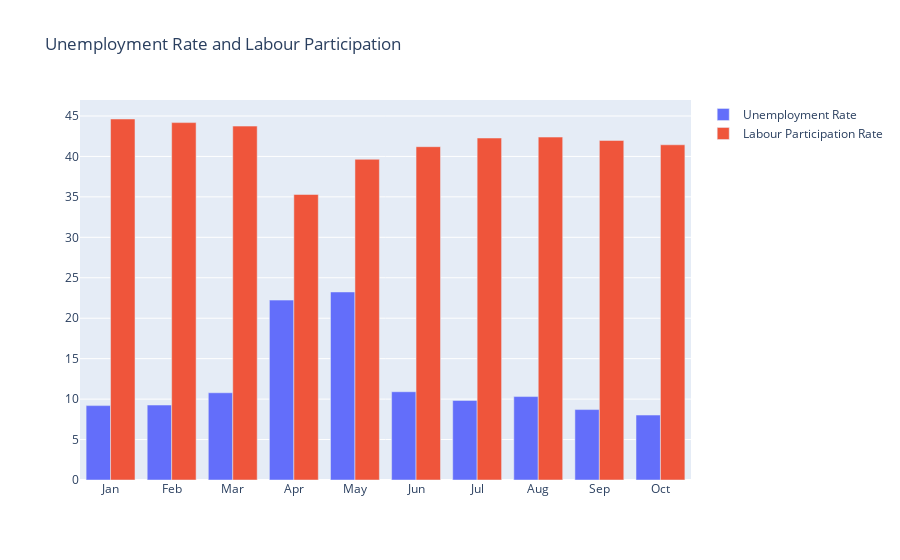

Notebook source saved alongside this figure:
### Code cell
fig.show()

### Figure 1 — Plotly figure (JSON) as saved in the notebook; plotly's stock layout.template omitted (floating-point values rounded to 4 significant figures)
{"data": [{"name": "Unemployment Rate", "type": "bar", "x": ["Apr", "Aug", "Feb", "Jan", "Jul", "Jun", "Mar", "May", "Oct", "Sep"], "y": [22.24, 10.31, 9.266, 9.197, 9.834, 10.91, 10.78, 23.24, 8.026, 8.706]}, {"name": "Labour Participation Rate", "type": "bar", "x": ["Apr", "Aug", "Feb", "Jan", "Jul", "Jun", "Mar", "May", "Oct", "Sep"], "y": [35.3, 42.39, 44.18, 44.63, 42.27, 41.2, 43.75, 39.65, 41.44, 41.97]}], "layout": {"autosize": true, "title": {"text": "Unemployment Rate and Labour Participation"}, "xaxis": {"autorange": true, "categoryarray": ["Jan", "Feb", "Mar", "Apr", "May", "Jun", "Jul", "Aug", "Sep", "Oct"], "categoryorder": "array", "range": [-0.5, 9.5], "type": "category"}, "yaxis": {"autorange": true, "range": [0, 46.98], "type": "linear"}}}
